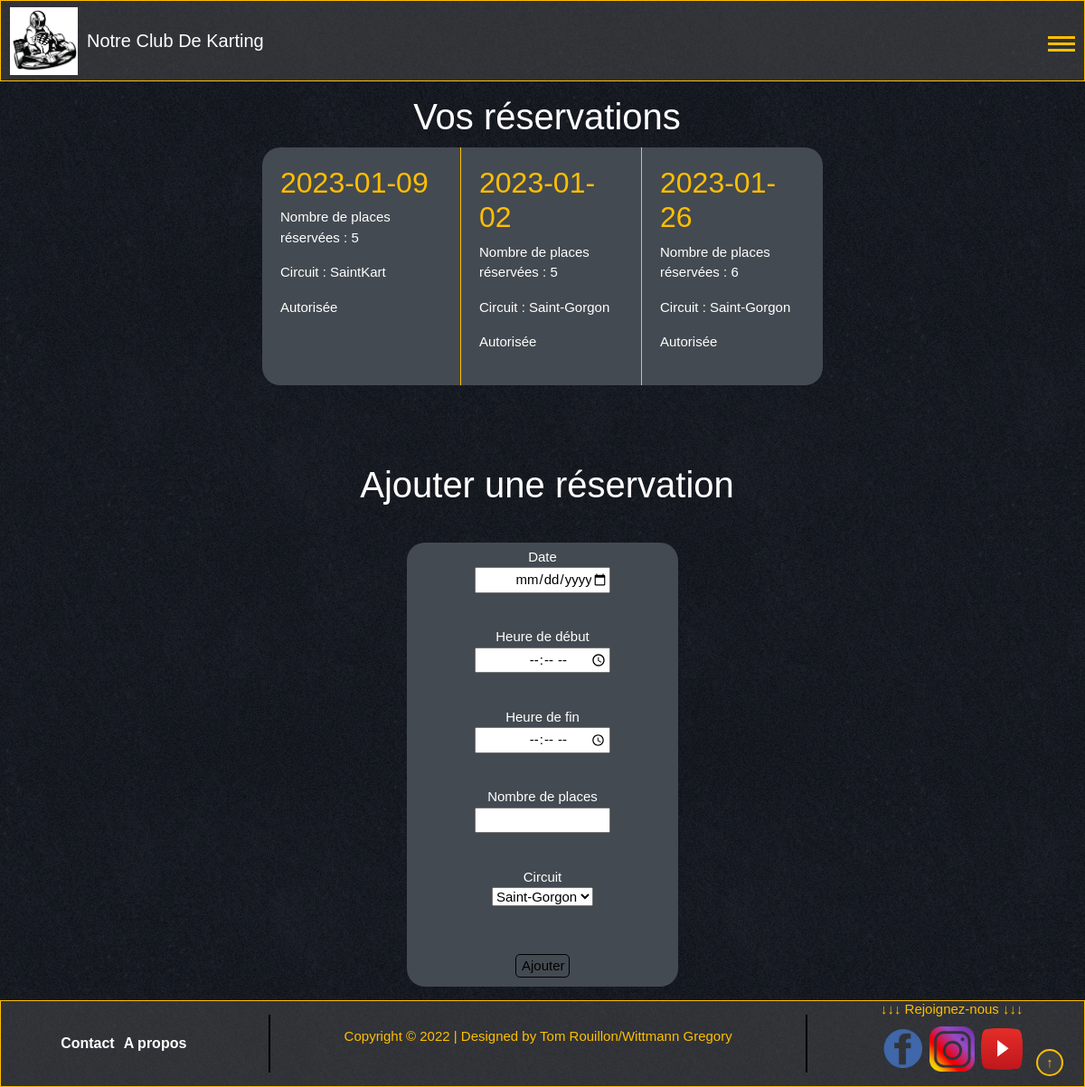
Page /reservation.php (signed in) on the committed database.
### tables this page shows
CREATE TABLE IF NOT EXISTS `reservation` (
  `idReservation` int(11) NOT NULL AUTO_INCREMENT,
  `date` date NOT NULL,
  `heureDebut` time NOT NULL,
  `heureFin` time NOT NULL,
  `nombreParticipant` int(11) NOT NULL,
  `Circuit_idCircuit` int(11) NOT NULL,
  `Adherent_Personne_idPersonne` int(11) NOT NULL,
  `autorisation` tinyint(4) NOT NULL DEFAULT '0',
  PRIMARY KEY (`idReservation`),
  KEY `fk_Reservation_Circuit1_idx` (`Circuit_idCircuit`),
  KEY `fk_Reservation_Adherent1_idx` (`Adherent_Personne_idPersonne`)
);

CREATE TABLE IF NOT EXISTS `circuit` (
  `idCircuit` int(11) NOT NULL AUTO_INCREMENT,
  `adresse` varchar(120) NOT NULL,
  `nbrMaxPlace` int(11) NOT NULL,
  `nom` varchar(50) NOT NULL,
  PRIMARY KEY (`idCircuit`)
);

### reservation.php (the view, shortened to what this page needs)
<?php
    require_once("header.php");
?>
<?php
    $con = connect_bd();
    if (isset($_SESSION["connected"]) && $_SESSION["connected"]) {
        $sql = "SELECT * FROM Reservation WHERE Adherent_Personne_idPersonne = :idPersonne";
        $stmt = $con->prepare($sql);
        $values = [
            "idPersonne" => $_SESSION["id"]
        ];
        $res = $stmt->execute($values);
        $row = $stmt->fetchAll();
        $nbrRes = count($row);
        if ($nbrRes == 0) {
            echo "<div id='contenu'>
            <h1>Réservation</h1>
            <p id='blink'>VOUS N'AVEZ AUCUNE RESERVATION</p>";
        }
        else {
            echo "
            <div id='contenu'>
                <div>
                    <h1>Vos réservations</h1>
                    <div class='event-list'>
                        <ul class='events'>";
                        foreach ($row as $res) {
                            $sql = "SELECT * FROM `circuit` WHERE `idCircuit` = :idCircuit";
                            $stmtCirc = $con->prepare($sql);
                            $values = [
                                "idCircuit" => $res["Circuit_idCircuit"]
                            ];
                            $res3 = $stmtCirc->execute($values);
                            $rowCirc = $stmtCirc->fetch();
                            echo "<li class='event'>";
                            echo "<h2 style=\" color: var(--yellowColor);\">" . $res["date"] . "</h2>";
                            echo "<p> Nombre de places réservées : " . $res["nombreParticipant"] . "</p>";
                            echo "<p> Circuit : " . $rowCirc["nom"] . "</p>";
                            switch($res['autorisation']) {
                                case 1:
                                    echo "<p>Autorisée</p>";
                                    break;
                            }
                            echo "</li>";
                        }
                        echo "</ul>
                        </div>
                </div>";
        }
    ?>
        <div class="addReserv">
            <h1>Ajouter une réservation</h1>
            <form action='addReservation.php' method='post'>
                <label for='date'>Date</label>
                <input type='date' name='date' id='date' required><br>
                <label for='heureDebut'>Heure de début</label>
                <input type='time' name='heureDebut' id='heureDebut' required><br>
                <label for='heureFin'>Heure de fin</label>
                <input type='time' name='heureFin' id='heureFin' required><br>
                <label for='nbrPlace'>Nombre de places</label>
                <input type='text' name='nombreParticipant' id='nombreParticipant' required><br>
                <label for='idCircuit'>Circuit</label>
                <select name='idCircuit' id='idCircuit' required>
                    <?php
                        $sql = "SELECT * FROM Circuit";
                        $stmt = $con->prepare($sql);
                        $res = $stmt->execute();
                        $row = $stmt->fetchAll();
                        foreach ($row as $circ) {
                            echo "<option value='" . $circ["idCircuit"] . "'>" . $circ["nom"] . "</option>";
                        }
                    ?>
                </select><br>
                <input type='submit' value='Ajouter'>
            </form>
        </div>
    </div>
<?php
    }
    require_once("footer.php");
?>

### style/main.css (style rules this page uses)
:root { --backColor:rgba(22, 22, 22, 0.773); --footColor:#343a40; --eventColor: #444a51; }
body { font-family: 'Share Tech', sans-serif; display: block; margin: 0; width: auto; height: auto; background-image: url("../logos/blackmamba.png"); }
body h1 { margin-left: 10px; margin-top: 10px; }
body #contenu { min-height: 100vh; margin: 15px; font-size: 15px; color: white; }
body #contenu h1 { margin-top: 10px; margin-bottom: 10px; font-size: 40px; text-align: center; }
.events { justify-content: flex-start; display: flex; background-color: var(--eventColor); border-radius: 20px; overflow-x: auto; width: auto; max-width: 80%; height: 100%; scroll-behavior: smooth; padding-left: 20px; }
.event { padding: 20px 20px 20px 20px; list-style-type: none; width: 200px; border-right: solid var(--yellowColor) 1px; display: flex; flex-direction: column; }
.event:nth-child(1) { padding-left: 0px; }
.event:last-child { border-right: none; }
.event-list { display: flex; flex-direction: column; justify-content: center; align-items: center; }
.addReserv { margin-top: 70px; }
.addReserv h1 { margin-bottom: 40px !important; }
.addReserv form { display: flex; max-width: 300px; margin: auto; border-radius: 20px; flex-direction: column; align-items: center; background-color: var(--eventColor); }
.addReserv form input { margin-bottom: 10px; width: 50%; text-align: center; text-indent: 1.3rem; }
.addReserv form input:last-child { margin-top: 30px; width: 20%; text-indent: 0; background-color: var(--eventColor); border: 1px solid black; border-radius: 5px; transition: all 200ms ease; }
.addReserv form label { margin-top: 5px; margin-bottom: 0px; width: 50%; text-align: center; }

### style/footer.css (style rules this page uses)
:root { --footColor:rgba(75, 75, 76, 0.53); }

### style/header.css (style rules this page uses)
:root { --backColor:rgba(22, 22, 22, 0.773); --footColor:rgba(75, 75, 76, 0.53); --yellowColor:rgb(255, 191, 0); }

### rows in the picture
reservation: date "2023-01-09", nombreParticipant "5", Circuit_idCircuit.nom "SaintKart", autorisation "Autorisée"
reservation: date "2023-01-02", nombreParticipant "5", Circuit_idCircuit.nom "Saint-Gorgon", autorisation "Autorisée"
reservation: date "2023-01-26", nombreParticipant "6", Circuit_idCircuit.nom "Saint-Gorgon", autorisation "Autorisée"

### other values in the picture
form field idCircuit "Saint-Gorgon"
